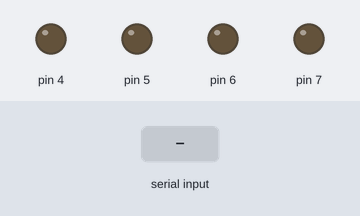
Simulated run of this sketch. Board: Arduino Uno, built with avr-gcc and run on an emulated ATmega328P. On the bench: output pins drawn as LEDs (lit = HIGH). Inputs (shaded band) come from the test bench. What the sketch prints to the serial monitor is not drawn.

Above: at 1.2 s.
1.3 s: "1" received over Serial
At 1.9 s:
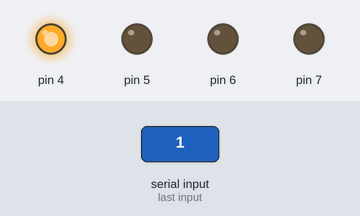
2.8 s: "5" received over Serial
At 4.0 s:
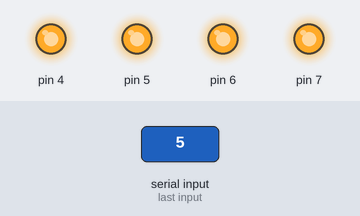
4.3 s: "2" received over Serial
At 5.4 s:
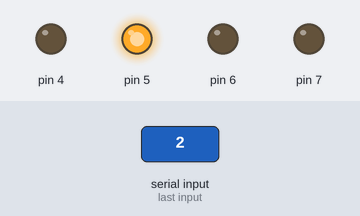
5.8 s: "3" received over Serial
At 6.5 s:
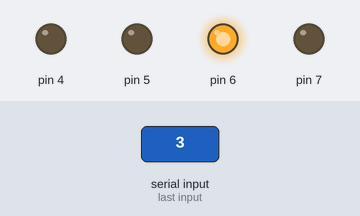
7.3 s: "4" received over Serial
At 7.6 s:
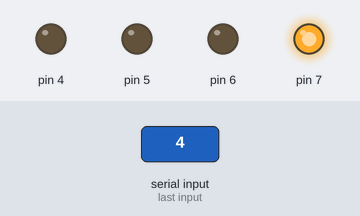
Timing chart, 0 to 9.8 s (numbered marks = the images above; inputs shaded):
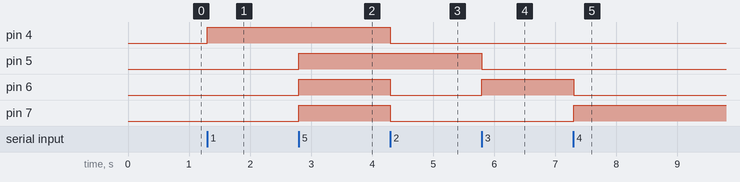

Measured:
- after the input at 1.3 s, pin 4: LOW → HIGH at once
- after the input at 2.8 s, pin 5–7: LOW → HIGH at once
- after the input at 4.3 s, pin 4, pin 6, pin 7: HIGH → LOW at once
- after the input at 5.8 s, pin 5: HIGH → LOW at once; pin 6: LOW → HIGH at once
- after the input at 7.3 s, pin 6: HIGH → LOW at once; pin 7: LOW → HIGH at once

The sketch:

LED_serial_print.ino
```cpp
void setup() {
  // put your setup code here, to run once:
  pinMode(4,OUTPUT);
  pinMode(5,OUTPUT);
  pinMode(6,OUTPUT);
  pinMode(7,OUTPUT);
  Serial.begin(9600);
  Serial.println("시리얼 통신 시작");
}

void loop() {
  // put your main code here, to run repeatedly:
  if (Serial.available())
  {
    char ch;
    ch = Serial.read();
    Serial.println(ch);
    if (ch=='1')
    {
      digitalWrite(4,HIGH);
      digitalWrite(5,LOW);
      digitalWrite(6,LOW);
      digitalWrite(7,LOW);
      Serial.println("1번 LED ON");
    }
    if (ch=='2')
    {
      digitalWrite(4,LOW);
      digitalWrite(5,HIGH);
      digitalWrite(6,LOW);
      digitalWrite(7,LOW);
      Serial.println("2번 LED ON");
    }
    if (ch=='3')
    {
      digitalWrite(4,LOW);
      digitalWrite(5,LOW);
      digitalWrite(6,HIGH);
      digitalWrite(7,LOW);
      Serial.println("3번 LED ON");
    }
    if (ch=='4')
    {
      digitalWrite(4,LOW);
      digitalWrite(5,LOW);
      digitalWrite(6,LOW);
      digitalWrite(7,HIGH);
      Serial.println("4번 LED ON");
    }
    if (ch=='5')
    {
      digitalWrite(4,HIGH);
      digitalWrite(5,HIGH);
      digitalWrite(6,HIGH);
      digitalWrite(7,HIGH);
      Serial.println("ALL LED ON");
    }
  }
}
```
